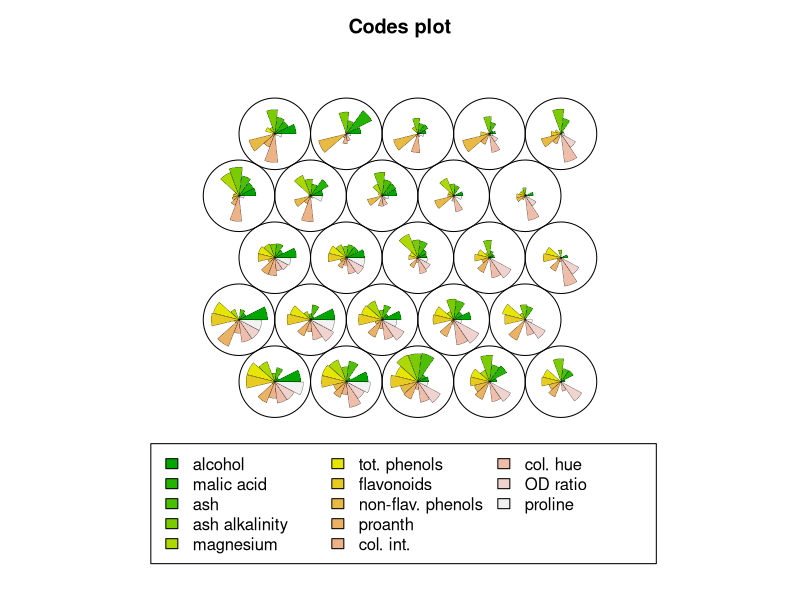
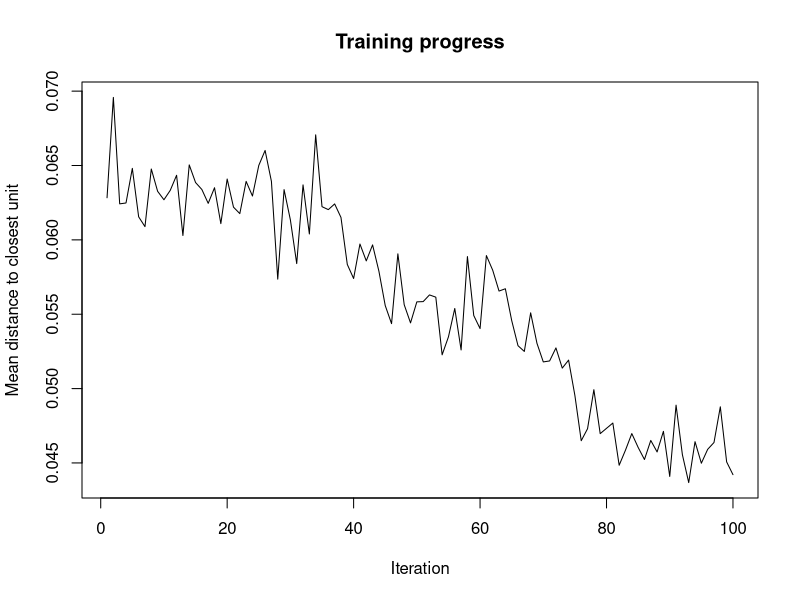
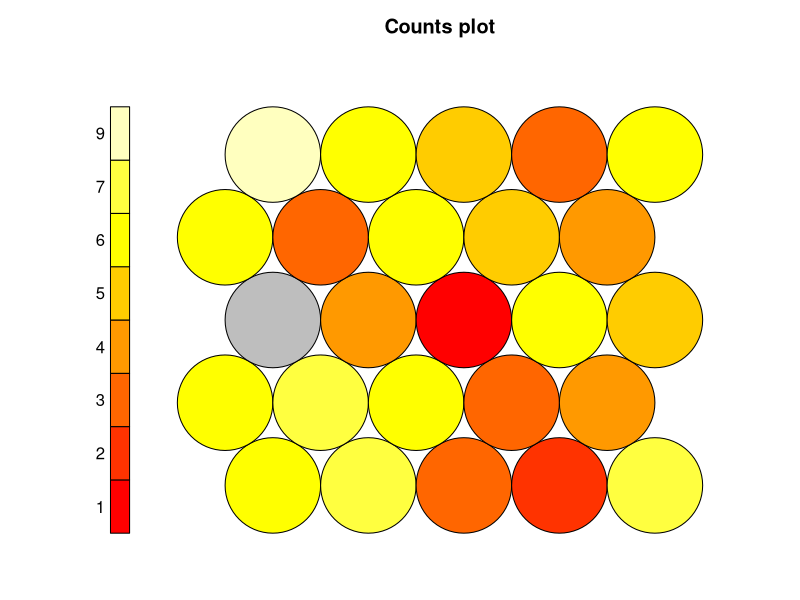
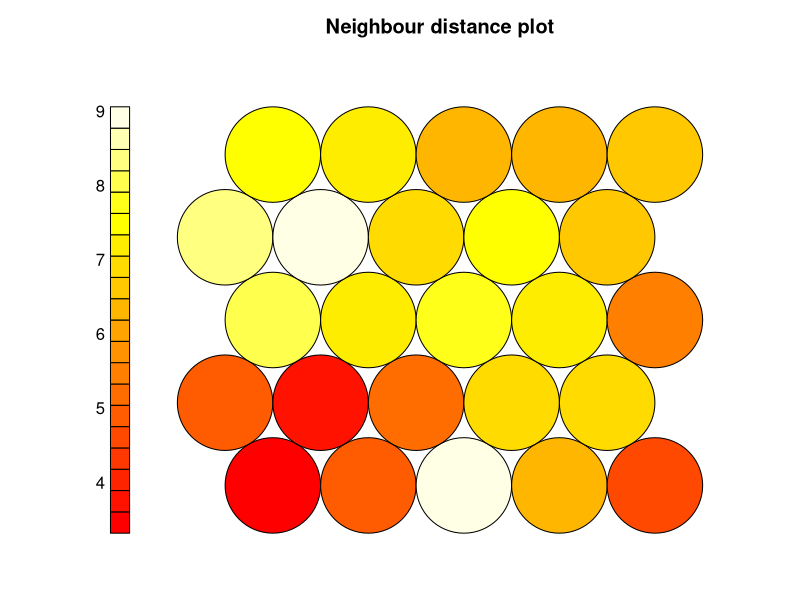
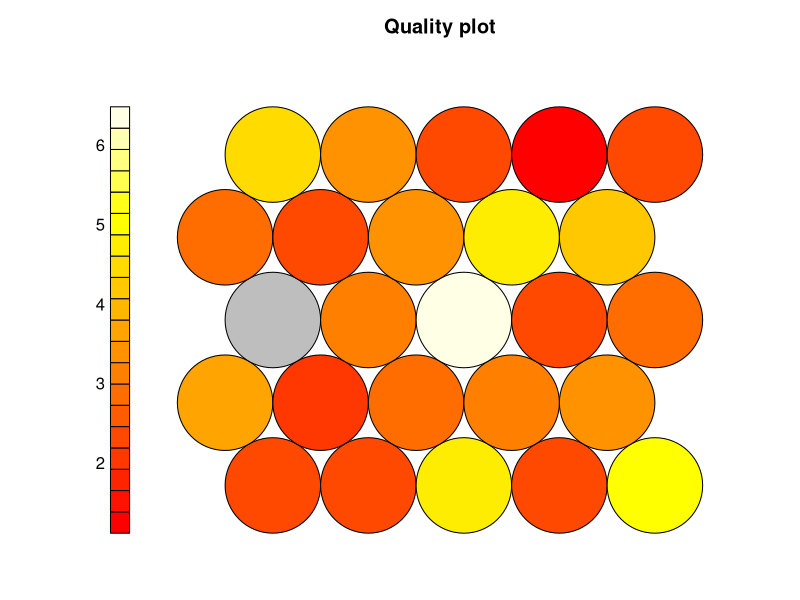
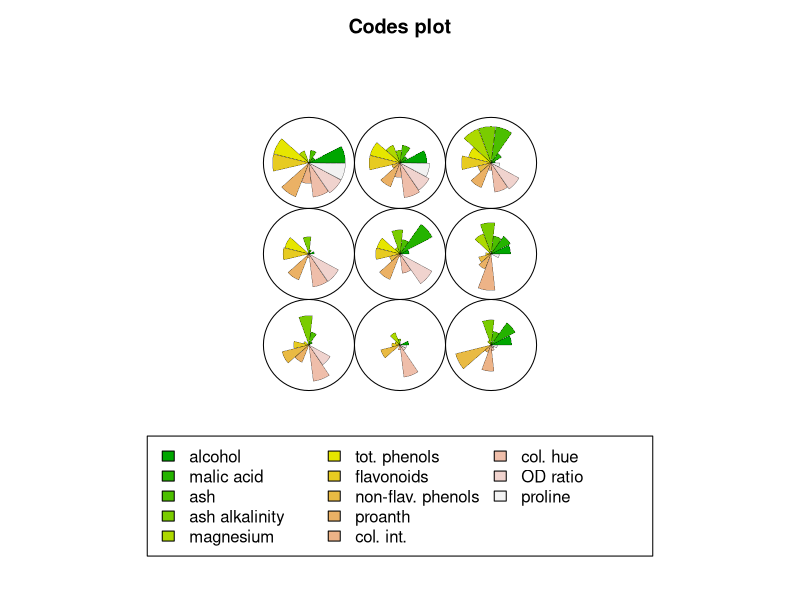
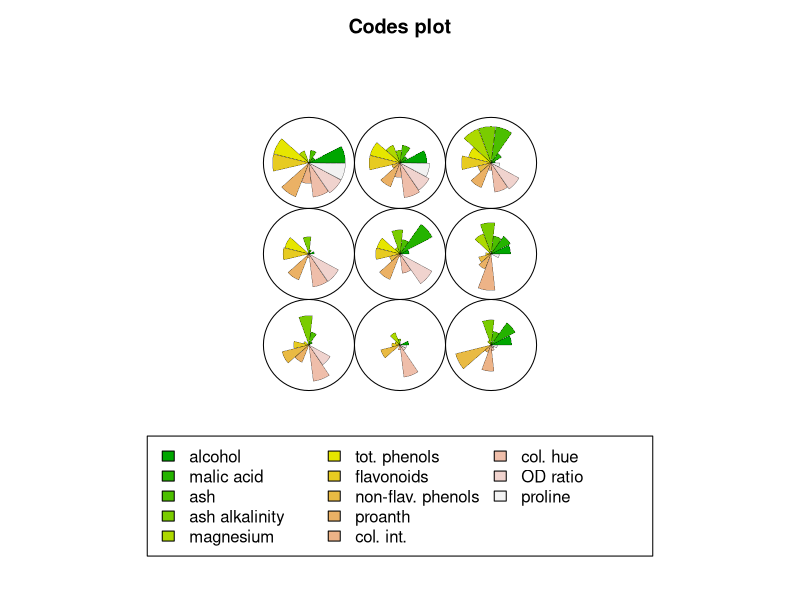
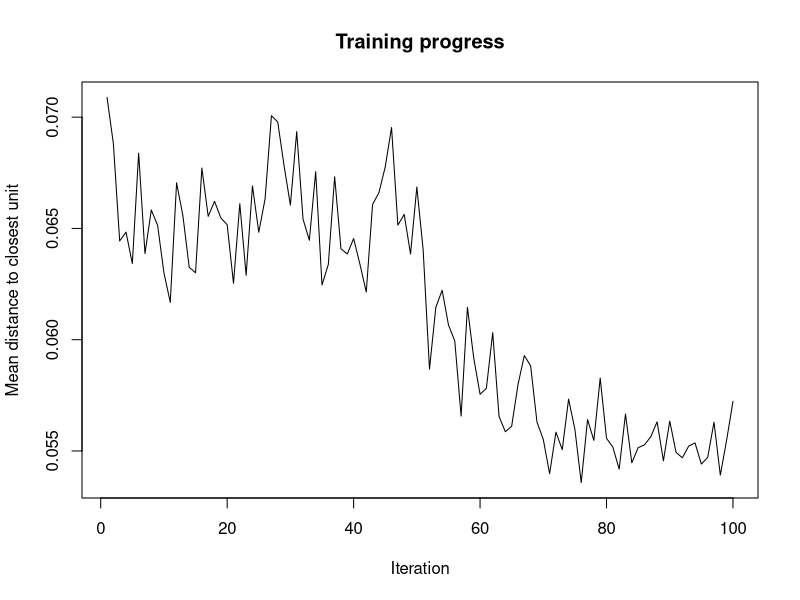

These figures' R source, in order:
## ---- chunk 1
require(ggplot2)
require(kohonen)
## ---- chunk 2
# Load our data
data(wines)
head(wines)
## ---- chunk 3
training <- sample(nrow(wines), 120)
Xtraining <- scale(wines[training, ])
# 5, 5, "hexagonal"
fit.som <- som(Xtraining, somgrid(5, 5, "hexagonal"))
map.som <- map(fit.som,
               scale(wines[-training, ],
                     center=attr(Xtraining, "scaled:center"),
                     scale=attr(Xtraining, "scaled:scale")))
fit.som
map.som
## ---- chunk 4
plot(fit.som,"codes")
## ---- chunk 5
plot(fit.som,"changes")
## ---- chunk 6
plot(fit.som,"counts")
## ---- chunk 7
plot(fit.som,"dist.neighbours")
## ---- chunk 8
plot(fit.som,"quality")
## ---- chunk 9
fit.som <- som(Xtraining, somgrid(3, 3, "rectangular"))
map.som <- map(fit.som,
               scale(wines[-training, ],
                     center=attr(Xtraining, "scaled:center"),
                     scale=attr(Xtraining, "scaled:scale")))
fit.som
map.som
## ---- chunk 10
plot(fit.som)
plot(fit.som,"codes")
plot(fit.som,"changes")
plot(fit.som,"counts")
plot(fit.som,"dist.neighbours")
plot(fit.som,"quality")
